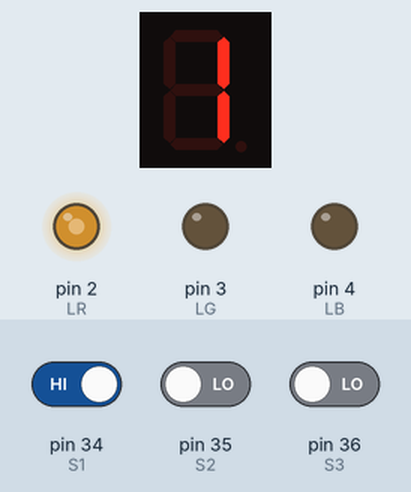
The sketch below on a simulated Arduino Mega 2560, built with avr-gcc and run on an emulated ATmega2560. On the bench: 1-digit seven-segment display, output pins drawn as LEDs (lit = HIGH). Wiring (inferred from the names in the program): 1-digit 7-segment display, segments lit when HIGH: segments pin 29, pin 28, pin 27, pin 26, pin 25, pin 24, pin 23. The test bench sets the inputs (shaded band); at power-on: pin 34 (S1) HIGH, pin 35 (S2) LOW, pin 36 (S3) LOW. The segment pins are drawn as the display they are named for; pins used as bus, display or sensor lines are not drawn.

Above: at 1.2 s.
1.3 s: pin 34 (S1) driven LOW
At 2.5 s:
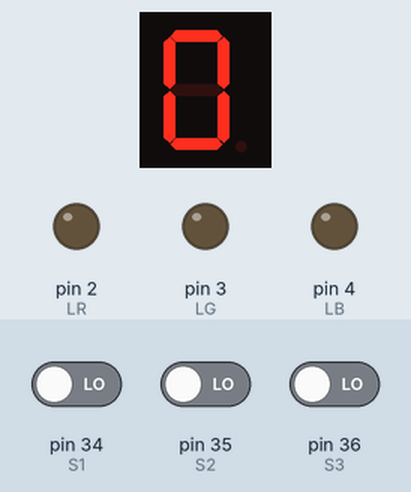
2.8 s: pin 35 (S2) driven HIGH
At 3.8 s:
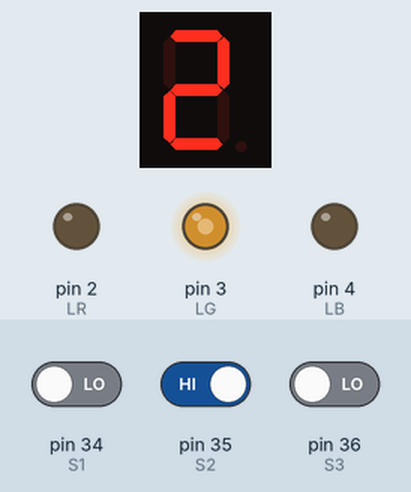
4.3 s: pin 36 (S3) driven HIGH
At 5.0 s:
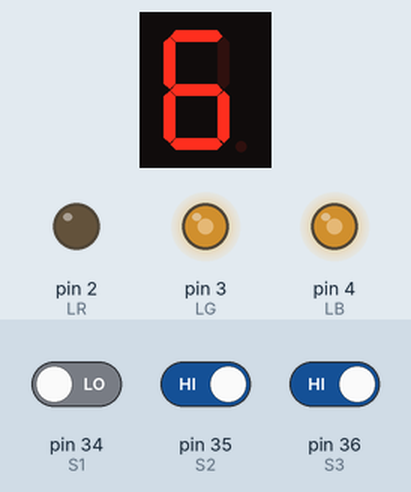
5.8 s: pin 34 (S1) driven HIGH
At 6.2 s:
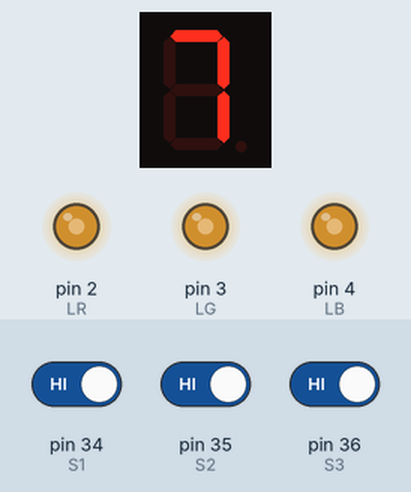
7.3 s: pin 35 (S2) driven LOW
At 8.5 s:
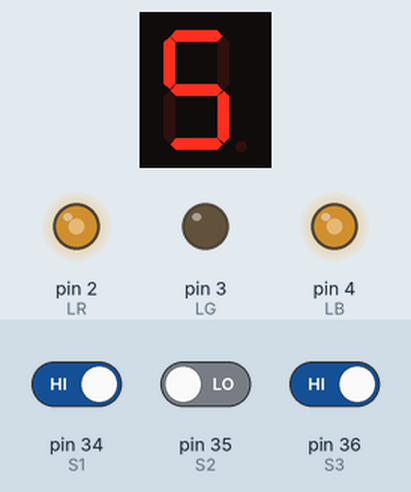
8.8 s: pin 34 (S1) driven LOW
At 9.9 s:
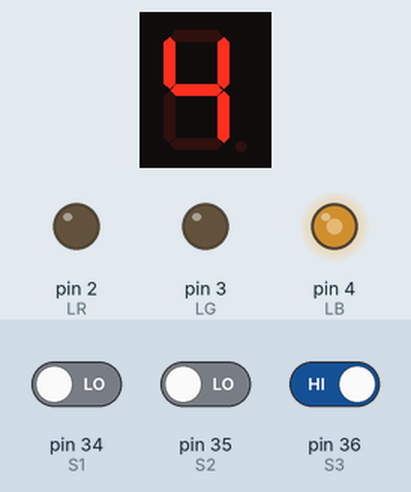
Timing chart, 0 to 11.3 s (numbered marks = the images above; inputs shaded):
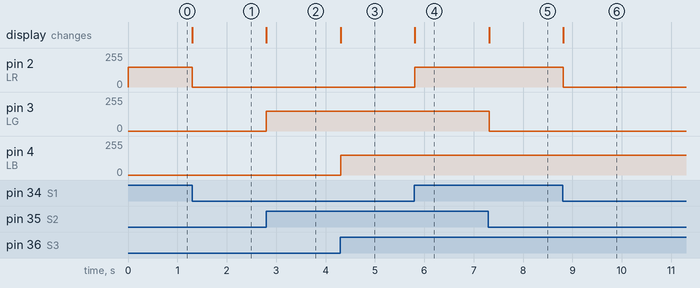

The sketch:

LedRGB_y_7Segmentos.ino
```cpp
//Definicion de pines de I/O
#define pA 29
#define pB 28
#define pC 27
#define pD 26
#define pE 25
#define pF 24
#define pG 23

#define LR 2
#define LG 3
#define LB 4

#define S1 34
#define S2 35
#define S3 36

//Definicion de variables
unsigned int cont = 0;
void int2bcd(unsigned int num) //Función que toma un numero entero y lo convierte a BCD
{
switch (num)
{
case 0:
digitalWrite(pA, HIGH);
digitalWrite(pB, HIGH);
digitalWrite(pC, HIGH);
digitalWrite(pD, HIGH);
digitalWrite(pE, HIGH);
digitalWrite(pF, HIGH);
digitalWrite(pG, LOW);
break;
case 1:
digitalWrite(pA, LOW);
digitalWrite(pB, HIGH);
digitalWrite(pC, HIGH);
digitalWrite(pD, LOW);
digitalWrite(pE, LOW);
digitalWrite(pF, LOW);
digitalWrite(pG, LOW);
break;
case 2:
digitalWrite(pA, HIGH);
digitalWrite(pB, HIGH);
digitalWrite(pC, LOW);
digitalWrite(pD, HIGH);
digitalWrite(pE, HIGH);
digitalWrite(pF, LOW);
digitalWrite(pG, HIGH);
break;
case 3:
digitalWrite(pA, HIGH);
digitalWrite(pB, HIGH);
digitalWrite(pC, HIGH);
digitalWrite(pD, HIGH);
digitalWrite(pE, LOW);
digitalWrite(pF, LOW);
digitalWrite(pG, HIGH);
break;
case 4:
digitalWrite(pA, LOW);
digitalWrite(pB, HIGH);
digitalWrite(pC, HIGH);
digitalWrite(pD, LOW);
digitalWrite(pE, LOW);
digitalWrite(pF, HIGH);
digitalWrite(pG, HIGH);
break;
case 5:
digitalWrite(pA, HIGH);
digitalWrite(pB, LOW);
digitalWrite(pC, HIGH);
digitalWrite(pD, HIGH);
digitalWrite(pE, LOW);
digitalWrite(pF, HIGH);
digitalWrite(pG, HIGH);
break;
case 6:
digitalWrite(pA, HIGH);
digitalWrite(pB, LOW);
digitalWrite(pC, HIGH);
digitalWrite(pD, HIGH);
digitalWrite(pE, HIGH);
digitalWrite(pF, HIGH);
digitalWrite(pG, HIGH);
break;
case 7:
digitalWrite(pA, HIGH);
digitalWrite(pB, HIGH);
digitalWrite(pC, HIGH);
digitalWrite(pD, LOW);
digitalWrite(pE, LOW);
digitalWrite(pF, LOW);
digitalWrite(pG, LOW);
break;
case 8:
digitalWrite(pA, HIGH);
digitalWrite(pB, HIGH);
digitalWrite(pC, HIGH);
digitalWrite(pD, HIGH);
digitalWrite(pE, HIGH);
digitalWrite(pF, HIGH);
digitalWrite(pG, HIGH);
break;
case 9:
digitalWrite(pA, HIGH);
digitalWrite(pB, HIGH);
digitalWrite(pC, HIGH);
digitalWrite(pD, LOW);
digitalWrite(pE, LOW);
digitalWrite(pF, HIGH);
digitalWrite(pG, HIGH);
break;
}
}

void setup()
{
    pinMode(pA, OUTPUT);
    pinMode(pB, OUTPUT);
    pinMode(pC, OUTPUT);
    pinMode(pD, OUTPUT);
    pinMode(pE, OUTPUT);
    pinMode(pF, OUTPUT);
    pinMode(pG, OUTPUT);
    digitalWrite(pA, LOW);
    digitalWrite(pB, LOW);
    digitalWrite(pC, LOW);
    digitalWrite(pD, LOW);
    digitalWrite(pE, LOW);
    digitalWrite(pF, LOW);
    digitalWrite(pG, LOW);
    Serial.begin(9600);

    pinMode(LR, OUTPUT); //Segmento rojo como salida
    pinMode(LG, OUTPUT); //Segmento verde como salida
    pinMode(LB, OUTPUT); //Segmento azul como salida
    //Limpieza de salidas fisicas
    digitalWrite(LR, LOW); //Apago segmento rojo
    digitalWrite(LG, LOW); //Apago segmento rojo
    digitalWrite(LB, LOW); //Apago segmento rojo

    pinMode(S1, INPUT); //Segmento rojo como salida
    pinMode(S2, INPUT); //Segmento verde como salida
    pinMode(S3, INPUT); //Segmento azul como salida
}

void loop()
{
    bool s1 = digitalRead(S1) == HIGH;
    bool s2 = digitalRead(S2) == HIGH;
    bool s3 = digitalRead(S3) == HIGH;

    if (!s1 && !s2 && !s3){
      int2bcd(0);
      analogWrite(LR, 0);
      analogWrite(LG, 0);
      analogWrite(LB, 0);
    }
    if (s1 && !s2 && !s3){
      int2bcd(1);
      analogWrite(LR, 150);
      analogWrite(LG, 0);
      analogWrite(LB, 0);
    }
    if (!s1 && s2 && !s3){
      int2bcd(2);
      analogWrite(LR, 0);
      analogWrite(LG, 150);
      analogWrite(LB, 0);
    }
    if (s1 && s2 && !s3){
      int2bcd(3);
      analogWrite(LR, 150);
      analogWrite(LG, 150);
      analogWrite(LB, 0);
    }
    if (!s1 && !s2 && s3){
      int2bcd(4);
      analogWrite(LR, 0);
      analogWrite(LG, 0);
      analogWrite(LB, 150);
    }
    if (s1 && !s2 && s3){
      int2bcd(5);
      analogWrite(LR, 150);
      analogWrite(LG, 0);
      analogWrite(LB, 150);
    }
    if (!s1 && s2 && s3){
      int2bcd(6);
      analogWrite(LR, 0);
      analogWrite(LG, 150);
      analogWrite(LB, 150);
    }
    if (s1 && s2 && s3){
      int2bcd(7);
      analogWrite(LR, 150);
      analogWrite(LG, 150);
      analogWrite(LB, 150);
    }


    delay(50); //Retardo de 1 segundo
}
```

Measured:
- after the input at 1.3 s, pin 2 (LR): 150/255 → 0/255 at once; the display: changes at once (image 1)
- after the input at 2.8 s, pin 3 (LG): 0/255 → 150/255 at once; the display: changes at once (image 2)
- after the input at 4.3 s, pin 4 (LB): 0/255 → 150/255 at once; the display: changes at once (image 3)
- after the input at 5.8 s, pin 2 (LR): 0/255 → 150/255 at once; the display: changes at once (image 4)
- after the input at 7.3 s, pin 3 (LG): 150/255 → 0/255 at once; the display: changes at once (image 5)
- after the input at 8.8 s, pin 2 (LR): 150/255 → 0/255 at once; the display: changes at once (image 6)
